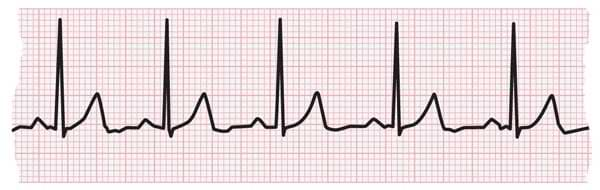
#> input picture Scripts/Media/single_line_ecg.jpg, 600 x 190 px, found by its file name
$ python bathini.py
#> lines starting #> are read from the running program, lines starting #| are printed output that depends on the picture; after the words box and inside, x2 and y2 are one past the last pixel; in counts of white or black regions, pixels touching at a corner belong together
import cv2
import numpy as np
import matplotlib.pyplot as plt
from scipy.interpolate import interp1d
import time
import psutil
import os
import logging
from typing import Dict, Any

class PerformanceMonitor:
    def __init__(self):
        self.start_time = None
        self.start_cpu_freq = None
        self.start_memory = None

    def start(self):
        self.start_time = time.time()
        self.start_cpu_freq = psutil.cpu_freq().current
        self.start_memory = psutil.Process(os.getpid()).memory_info().rss

    def end(self):
        end_time = time.time()
        end_cpu_freq = psutil.cpu_freq().current
        end_memory = psutil.Process(os.getpid()).memory_info().rss

        metrics = {
            'execution_time': end_time - self.start_time,
            'cpu_frequency_mhz': {
                'start': round(self.start_cpu_freq, 2),
                'end': round(end_cpu_freq, 2),
                'average': round((self.start_cpu_freq + end_cpu_freq) / 2, 2)
            },
            'memory_usage_mb': round((end_memory - self.start_memory) / (1024 * 1024), 2)
        }
        return metrics

def setup_logging(log_file: str = 'ecg_processing.log') -> logging.Logger:
    """Configure logging with file and stream handlers."""
    logging.basicConfig(
        level=logging.INFO,
        format='%(asctime)s - %(levelname)s - %(message)s',
        handlers=[
            logging.FileHandler(log_file),
            logging.StreamHandler()
        ]
    )
    return logging.getLogger(__name__)

def process_ecg_image(image_path: str, output_dir: str = "output") -> Dict[str, Any]:
    """
    Process ECG image from file path.

    Args:
        image_path (str): Path to the ECG image file
        output_dir (str): Directory to save output files

    Returns:
        Dict containing processing status, metrics, and output file paths
    """
#> called with image_path = 'single_line_ecg.jpg', output_dir = 'output'
    logger = setup_logging()
    monitor = PerformanceMonitor()

    # Create output directory
    os.makedirs(output_dir, exist_ok=True)

    try:
        # Start performance monitoring
        monitor.start()
        logger.info(f"Starting ECG processing for image: {image_path}")

        # Load and preprocess image
        img = cv2.imread(image_path, cv2.IMREAD_GRAYSCALE)
#> img: shape (190, 600); min 0, max 255, mean 223.9
        if img is None:
            raise ValueError(f"Failed to load image from {image_path}")

        # Image preprocessing
        img = cv2.GaussianBlur(img, (5, 5), 0)
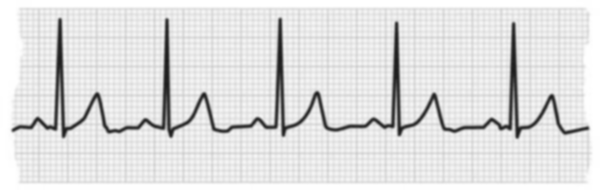
#> img: shape (190, 600); min 26, max 255, mean 223.9
        edges = cv2.Canny(img, 50, 150)
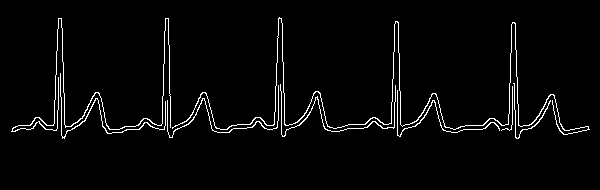
#> edges: shape (190, 600); 3% white in thin lines or dots, all inside (x1, y1, x2, y2) = (11, 17, 590, 139)

        # Extract points from edges
        points = np.column_stack(np.where(edges > 0))
#> points = 3383 pairs, first value 17 to 138, second value 11 to 589

        # Normalize data
        y_values = max(points[:, 0]) - points[:, 0]
#> y_values = 3383 values, max 121 at index 0, min 0 at index 3378, mean 35.23
        x_values = points[:, 1]
#> x_values = 3383 values, max 589 at index 3143, min 11 at index 3207, mean 291.6

        x_values = (x_values - min(x_values)) / (max(x_values) - min(x_values))
#> x_values = 3383 values, max 1 at index 3143, min 0 at index 3207, mean 0.485
        y_values = (y_values - min(y_values)) / (max(y_values) - min(y_values))
#> y_values = 3383 values, max 1 at index 0, min 0 at index 3378, mean 0.291

        # Remove duplicate X-values and sort
        unique_x, indices = np.unique(x_values, return_index=True)
#> unique_x = 579 values from 0 to 1; indices = 579 values, max 3372 at index 160, min 0 at index 268, mean 2048.1
        unique_y = y_values[indices]
#> unique_y = 579 values, max 1 at index 268, min 0.00826 at index 160, mean 0.208

        sorted_indices = np.argsort(unique_x)
#> sorted_indices = 579 values from 0 to 578
        x_values_sorted = unique_x[sorted_indices]
#> x_values_sorted = 579 values from 0 to 1
        y_values_sorted = unique_y[sorted_indices]
#> y_values_sorted has the same summary as unique_y

        # Save processed data
        output_csv = os.path.join(output_dir, "ecg_data.csv")
        np.savetxt(output_csv, np.column_stack((x_values_sorted, y_values_sorted)),
                   delimiter=",", header="time,amplitude", comments="")

        # Reconstruct ECG signal with interpolation
        f = interp1d(x_values_sorted, y_values_sorted, kind='cubic')
        x_new = np.linspace(0, 1, 500)
        y_new = f(x_new)
#> y_new = 500 values, max 1.01 at index 231, min 0.0339 at index 138, mean 0.208

        # Plot and save visualization
        plt.figure(figsize=(15, 5))
        plt.plot(x_values_sorted, y_values_sorted, 'ro', label="Extracted Points", markersize=2)
        plt.plot(x_new, y_new, 'b-', label="Reconstructed Curve")
        plt.xlabel("Time (Normalized)")
        plt.ylabel("Amplitude (Normalized)")
        plt.title("Extracted & Reconstructed ECG Signal")
        plt.legend()
        plt.grid()

        output_plot = os.path.join(output_dir, "ecg_plot.png")
        plt.savefig(output_plot, dpi=300, bbox_inches='tight')
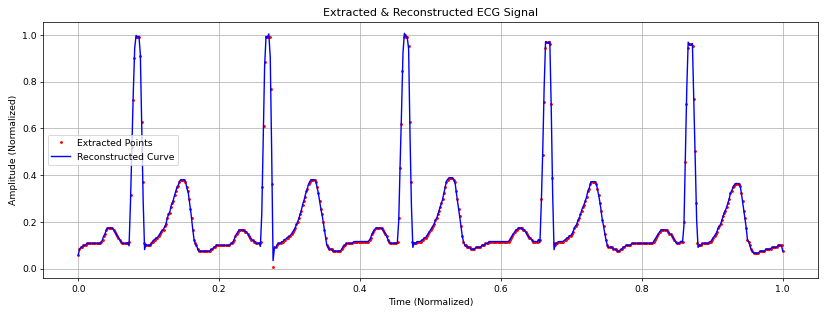
#> figure drawn by matplotlib, 1 panel; curve peaks at x = 0.464, y = 1; curve peaks at x = 0.463, y = 1.01
        plt.close()

        # Get performance metrics
        metrics = monitor.end()

        # Log metrics
        logger.info("\nPerformance Metrics:")
        logger.info(f"Total Execution Time: {metrics['execution_time']:.2f} seconds")
        logger.info(f"CPU Frequency (Start): {metrics['cpu_frequency_mhz']['start']} MHz")
        logger.info(f"CPU Frequency (End): {metrics['cpu_frequency_mhz']['end']} MHz")
        logger.info(f"CPU Frequency (Average): {metrics['cpu_frequency_mhz']['average']} MHz")
        logger.info(f"Memory Usage: {metrics['memory_usage_mb']:.1f} MB")

        return {
            'status': 'success',
            'metrics': metrics,
            'outputs': {
                'data': output_csv,
                'plot': output_plot
            }
        }

    except Exception as e:
        logger.error(f"Error processing ECG: {str(e)}")
        return {
            'status': 'error',
            'error': str(e)
        }

def main():
    """Main execution function."""
    image_path = "single_line_ecg.jpg"  # Replace with your image path
    result = process_ecg_image(image_path)

    if result['status'] == 'success':
        print("\nProcessing completed successfully!")
        print(f"Data saved to: {result['outputs']['data']}")
        print(f"Plot saved to: {result['outputs']['plot']}")
        print("\nPerformance Metrics:")
        print(f"Execution Time: {result['metrics']['execution_time']:.2f} seconds")
        print(f"CPU Frequency (Average): {result['metrics']['cpu_frequency_mhz']['average']} MHz")
        print(f"Memory Usage: {result['metrics']['memory_usage_mb']:.1f} MB")
    else:
        print(f"Error: {result['error']}")

if __name__ == "__main__":
    main()

$ run again, with Scripts/Media/single_line_wide_ecg.jpg copied over Scripts/Media/single_line_ecg.jpg
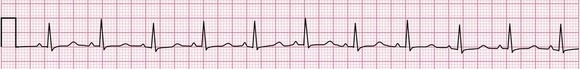
#> input picture Scripts/Media/single_line_wide_ecg.jpg, 580 x 69 px, found by its file name
#> in process_ecg_image, `edges = cv2.Canny(img, 50, 150)`:
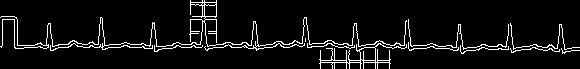
#> edges: shape (69, 580); 6.3% white in thin lines or dots
#> points = 2532 pairs, first value 0 to 68, second value 0 to 579
#> in process_ecg_image, `y_values = max(points[:, 0]) - points[:, 0]`: y_values = 2532 values, max 68 at index 0, min 0 at index 2522, mean 26.79
#> in process_ecg_image, `x_values = points[:, 1]`: x_values = 2532 values, max 579 at index 1885, min 0 at index 148, mean 283.8
#> in process_ecg_image, `x_values = (x_values - min(x_values)) / (max(x_values) - min(x_values))`: x_values = 2532 values, max 1 at index 1885, min 0 at index 148, mean 0.49
#> in process_ecg_image, `y_values = (y_values - min(y_values)) / (max(y_values) - min(y_values))`: y_values = 2532 values, max 1 at index 0, min 0 at index 2522, mean 0.394
#> unique_x = 578 values from 0 to 1; indices = 578 values, max 2125 at index 564, min 0 at index 190, mean 1064.5
#> unique_y = 578 values, max 1 at index 190, min 0.279 at index 563, mean 0.419
#> sorted_indices = 578 values from 0 to 577
#> x_values_sorted = 578 values from 0 to 1
#> y_values_sorted has the same summary as unique_y
#> y_new = 500 values, max 1.05 at index 186, min 0.277 at index 487, mean 0.42
#> in process_ecg_image, `plt.savefig(output_plot, dpi=300, bbox_inches='tight')`:
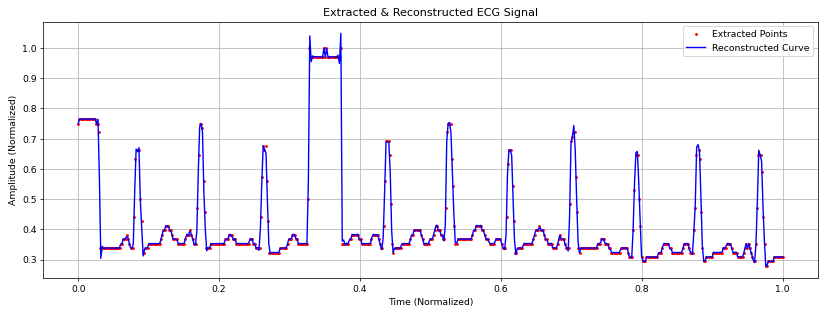
#> figure drawn by matplotlib, 1 panel; curve peaks at x = 0.328, y = 1; curve peaks at x = 0.373, y = 1.05
